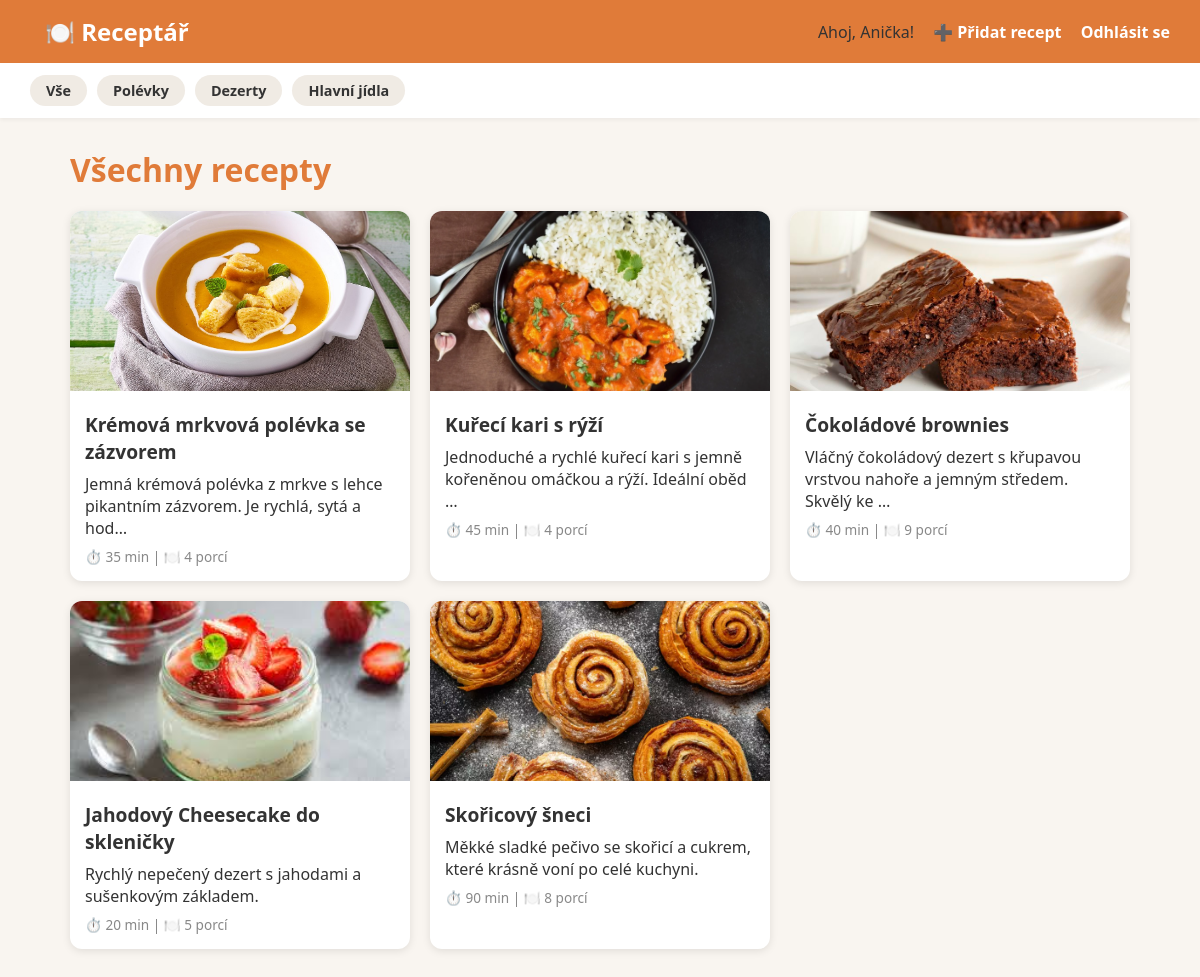
The page / (signed in) on the database its author committed.
### recepty/models.py (models this page shows, shortened)
class Kategorie(models.Model):
    nazev = models.CharField(max_length=100)

class Recept(models.Model):
    nazev = models.CharField(max_length=200)
    popis = models.TextField()
    postup = models.TextField()
    doba_pripravy = models.IntegerField(help_text="Čas v minutách")
    pocet_porci = models.IntegerField()
    kategorie = models.ForeignKey(Kategorie, on_delete=models.SET_NULL, null=True)
    autor = models.ForeignKey(User, on_delete=models.CASCADE)
    fotka = models.ImageField(upload_to='recepty/', blank=True, null=True)
    datum_pridani = models.DateTimeField(auto_now_add=True)

### recepty/views.py (the view)
# urls.py: path('', views.seznam_receptu, name='seznam'),
def seznam_receptu(request):
    recepty = Recept.objects.all()
    kategorie = Kategorie.objects.all()
    aktivni_kategorie = None
    kategorie_id = request.GET.get('kategorie')
    if kategorie_id:
        recepty = recepty.filter(kategorie__id=kategorie_id)
        aktivni_kategorie = Kategorie.objects.get(id=kategorie_id)
    return render(request, 'recepty/seznam.html', {
        'recepty': recepty,
        'kategorie': kategorie,
        'aktivni_kategorie': aktivni_kategorie,
    })

### templates/recepty/seznam.html (shortened to what this page needs)
{% extends 'recepty/base.html' %}
{% block content %}
    <h1>{% if aktivni_kategorie %}{{ aktivni_kategorie.nazev }}{% else %}Všechny recepty{% endif %}</h1>
    <div class="recepty-grid">
        {% for recept in recepty %}
            <div class="karta">
                {% if recept.fotka %}
                    <img src="{{ recept.fotka.url }}" alt="{{ recept.nazev }}">
                {% endif %}
                <div class="karta-obsah">
                    <h2><a href="{% url 'detail' recept.pk %}">{{ recept.nazev }}</a></h2>
                    <p>{{ recept.popis|truncatechars:80 }}</p>
                    <div class="karta-meta">
                        ⏱️ {{ recept.doba_pripravy }} min | 🍽️ {{ recept.pocet_porci }} porcí
                    </div>
                </div>
            </div>
        {% empty %}
            <p>Zatím žádné recepty. <a href="{% url 'pridat' %}">Přidej první!</a></p>
        {% endfor %}
    </div>
{% endblock %}

### templates/recepty/base.html (shortened to what this page needs)
{% load static %}
<!DOCTYPE html>
<html lang="cs">
<head>
    <link rel="stylesheet" href="{% static 'css/style.css' %}">
</head>
<body>
<nav>
    <a href="{% url 'seznam' %}" class="logo">🍽️ Receptář</a>
    <div>
        {% if user.is_authenticated %}
            Ahoj, {{ user.username }}!
            <a href="{% url 'pridat' %}">➕ Přidat recept</a>
            <a href="{% url 'odhlaseni' %}">Odhlásit se</a>
        {% else %}
            <a href="{% url 'prihlaseni' %}">Přihlásit se</a>
            <a href="{% url 'registrace' %}">Registrace</a>
        {% endif %}
    </div>
</nav>
<div class="kategorie-nav">
    <a href="{% url 'seznam' %}" class="kategorie-btn">Vše</a>
    {% for kat in kategorie %}
        <a href="{% url 'seznam' %}?kategorie={{ kat.id }}" class="kategorie-btn">{{ kat.nazev }}</a>
    {% endfor %}
</div>
<div class="container">
    {% block content %}
    {% endblock %}
</div>
</body>
</html>

### static/css/style.css (style rules this page uses)
* { margin: 0; padding: 0; box-sizing: border-box; }
body { font-family: 'Segoe UI', sans-serif; background-color: #f9f5f0; color: #333; }
nav { background-color: #e07b39; padding: 15px 30px; display: flex; justify-content: space-between; align-items: center; }
nav a { color: white; text-decoration: none; font-weight: bold; margin-left: 15px; }
nav .logo { font-size: 1.5rem; font-weight: bold; color: white; }
.container { max-width: 1100px; margin: 30px auto; padding: 0 20px; }
h1 { font-size: 2rem; margin-bottom: 20px; color: #e07b39; }
.recepty-grid { display: grid; grid-template-columns: repeat(auto-fill, minmax(280px, 1fr)); gap: 20px; margin-top: 20px; }
.karta { background: white; border-radius: 12px; box-shadow: 0 2px 8px rgba(0,0,0,0.1); overflow: hidden; transition: transform 0.2s; }
.karta img { width: 100%; height: 180px; object-fit: cover; }
.karta-obsah { padding: 15px; }
.karta-obsah h2 { font-size: 1.2rem; margin-bottom: 8px; }
.karta-obsah h2 a { color: #333; text-decoration: none; }
.karta-meta { font-size: 0.85rem; color: #888; margin-top: 8px; }
nav .logo { text-decoration: none; }
.kategorie-nav { background-color: #fff; padding: 12px 30px; display: flex; gap: 10px; flex-wrap: wrap; box-shadow: 0 2px 4px rgba(0,0,0,0.05); }
.kategorie-btn { padding: 6px 16px; border-radius: 20px; background-color: #f0ebe4; color: #333; text-decoration: none; font-size: 0.9rem; font-weight: bold; transition: background-color 0.2s; }
.kategorie-nav a.kategorie-btn { color: #333 !important; margin-left: 0; font-weight: bold; }

### rows shown on the page
Kategorie: nazev "Polévky"
Kategorie: nazev "Dezerty"
Kategorie: nazev "Hlavní jídla"
Recept: fotka (picture), nazev "Krémová mrkvová polévka se zázvorem", popis "Jemná krémová polévka z mrkve s lehce pikantním zázvorem. Je rychlá, sytá a hod…", doba_pripravy "35", pocet_porci "4"
Recept: fotka (picture), nazev "Kuřecí kari s rýží", popis "Jednoduché a rychlé kuřecí kari s jemně kořeněnou omáčkou a rýží. Ideální oběd …", doba_pripravy "45", pocet_porci "4"
Recept: fotka (picture), nazev "Čokoládové brownies", popis "Vláčný čokoládový dezert s křupavou vrstvou nahoře a jemným středem. Skvělý ke …", doba_pripravy "40", pocet_porci "9"
Recept: fotka (picture), nazev "Jahodový Cheesecake do skleničky", popis "Rychlý nepečený dezert s jahodami a sušenkovým základem.", doba_pripravy "20", pocet_porci "5"
Recept: fotka (picture), nazev "Skořicový šneci", popis "Měkké sladké pečivo se skořicí a cukrem, které krásně voní po celé kuchyni.", doba_pripravy "90", pocet_porci "8"

### other values the page prints
{{ user.username }} "Anička"
